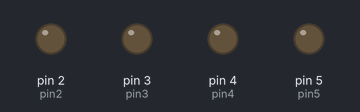
Simulated run of this sketch. Board: Arduino Uno, built with avr-gcc and run on an emulated ATmega328P. Shown: output pins drawn as LEDs (lit = HIGH).

Above: at 0.5 s.
At 2.5 s:
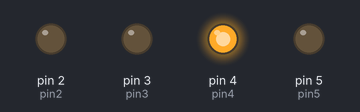
At 4.5 s:
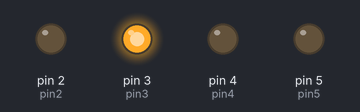
At 9.5 s:
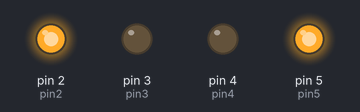
At 13.5 s:
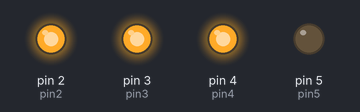
At 18.5 s:
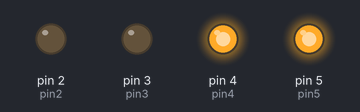
Timing chart, 0 to 19.5 s (numbered marks = the images above):
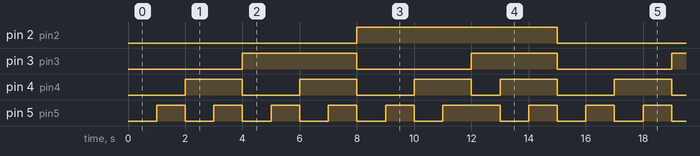

The sketch:

03_binary_counter.ino
```cpp
int pin2 = 2;
int pin3 = 3;
int pin4 = 4;
int pin5 = 5;

void setup() {
  pinMode(2,OUTPUT);
  pinMode(3,OUTPUT);
  pinMode(4,OUTPUT);
  pinMode(5,OUTPUT);
}

void loop() {
  //0 - 0000
  digitalWrite(pin2,LOW);
  digitalWrite(pin3,LOW);
  digitalWrite(pin4,LOW);
  digitalWrite(pin5,LOW);
  delay(1000);

  //1 - 0001
  digitalWrite(pin2,LOW);
  digitalWrite(pin3,LOW);
  digitalWrite(pin4,LOW);
  digitalWrite(pin5,HIGH);
  delay(1000);

  //2 - 0010
  digitalWrite(pin2,LOW);
  digitalWrite(pin3,LOW);
  digitalWrite(pin4,HIGH);
  digitalWrite(pin5,LOW);
  delay(1000);

  //3 - 0011
  digitalWrite(pin2,LOW);
  digitalWrite(pin3,LOW);
  digitalWrite(pin4,HIGH);
  digitalWrite(pin5,HIGH);
  delay(1000);

  //4 - 0100
  digitalWrite(pin2,LOW);
  digitalWrite(pin3,HIGH);
  digitalWrite(pin4,LOW);
  digitalWrite(pin5,LOW);
  delay(1000);

  //5 - 0101
  digitalWrite(pin2,LOW);
  digitalWrite(pin3,HIGH);
  digitalWrite(pin4,LOW);
  digitalWrite(pin5,HIGH);
  delay(1000);

  //6 - 0110
  digitalWrite(pin2,LOW);
  digitalWrite(pin3,HIGH);
  digitalWrite(pin4,HIGH);
  digitalWrite(pin5,LOW);
  delay(1000);

  //7 - 0111
  digitalWrite(pin2,LOW);
  digitalWrite(pin3,HIGH);
  digitalWrite(pin4,HIGH);
  digitalWrite(pin5,HIGH);
  delay(1000);

  //8 - 1000
  digitalWrite(pin2,HIGH);
  digitalWrite(pin3,LOW);
  digitalWrite(pin4,LOW);
  digitalWrite(pin5,LOW);
  delay(1000);

  //9 - 1001
  digitalWrite(pin2,HIGH);
  digitalWrite(pin3,LOW);
  digitalWrite(pin4,LOW);
  digitalWrite(pin5,HIGH);
  delay(1000);

  //10 - 1010
  digitalWrite(pin2,HIGH);
  digitalWrite(pin3,LOW);
  digitalWrite(pin4,HIGH);
  digitalWrite(pin5,LOW);
  delay(1000);

  //11 - 1011
  digitalWrite(pin2,HIGH);
  digitalWrite(pin3,LOW);
  digitalWrite(pin4,HIGH);
  digitalWrite(pin5,HIGH);
  delay(1000);

  //12 - 1101
  digitalWrite(pin2,HIGH);
  digitalWrite(pin3,HIGH);
  digitalWrite(pin4,LOW);
  digitalWrite(pin5,HIGH);
  delay(1000);

  //13 - 1110
  digitalWrite(pin2,HIGH);
  digitalWrite(pin3,HIGH);
  digitalWrite(pin4,HIGH);
  digitalWrite(pin5,LOW);
  delay(1000);

  //14 - 1111
  digitalWrite(pin2,HIGH);
  digitalWrite(pin3,HIGH);
  digitalWrite(pin4,HIGH);
  digitalWrite(pin5,HIGH);
  delay(1000);

}
```

Measured:
- by itself, pin 2 (pin2): alternates HIGH for 7.0 s and LOW for 8.0 s
- by itself, pin 3 (pin3): repeats every 15.0 s: LOW 4.0 s, HIGH 3.0 s, LOW 4.0 s, HIGH 4.0 s
- by itself, pin 4 (pin4): repeats every 15.0 s: 2 × (LOW 2.0 s, HIGH 2.0 s), LOW 1.0 s, HIGH 2.0 s, LOW 2.0 s, HIGH 2.0 s
- by itself, pin 5 (pin5): repeats every 15.0 s: 4 × (LOW 1.0 s, HIGH 1.0 s), LOW 1.0 s, HIGH 2.0 s, 2 × (LOW 1.0 s, HIGH 1.0 s)
